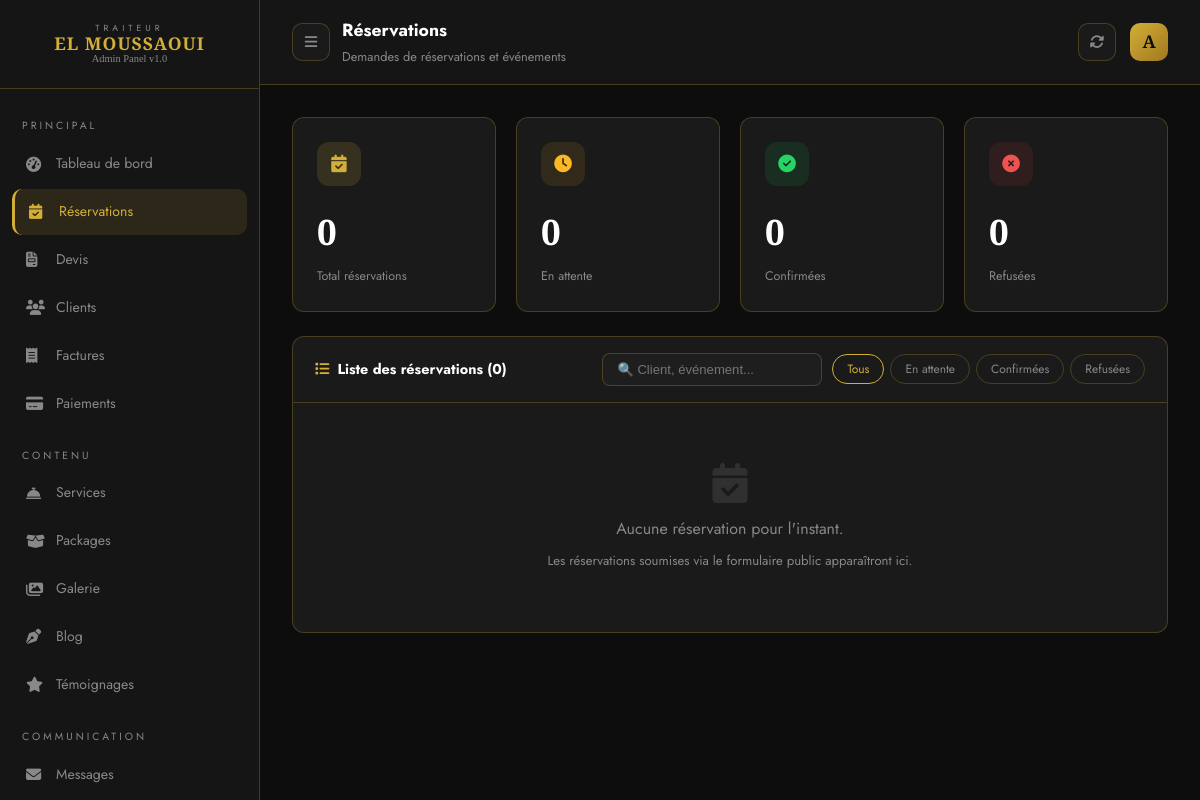
/admin/reservations.php (signed in), run on an earlier commit of the app's database.
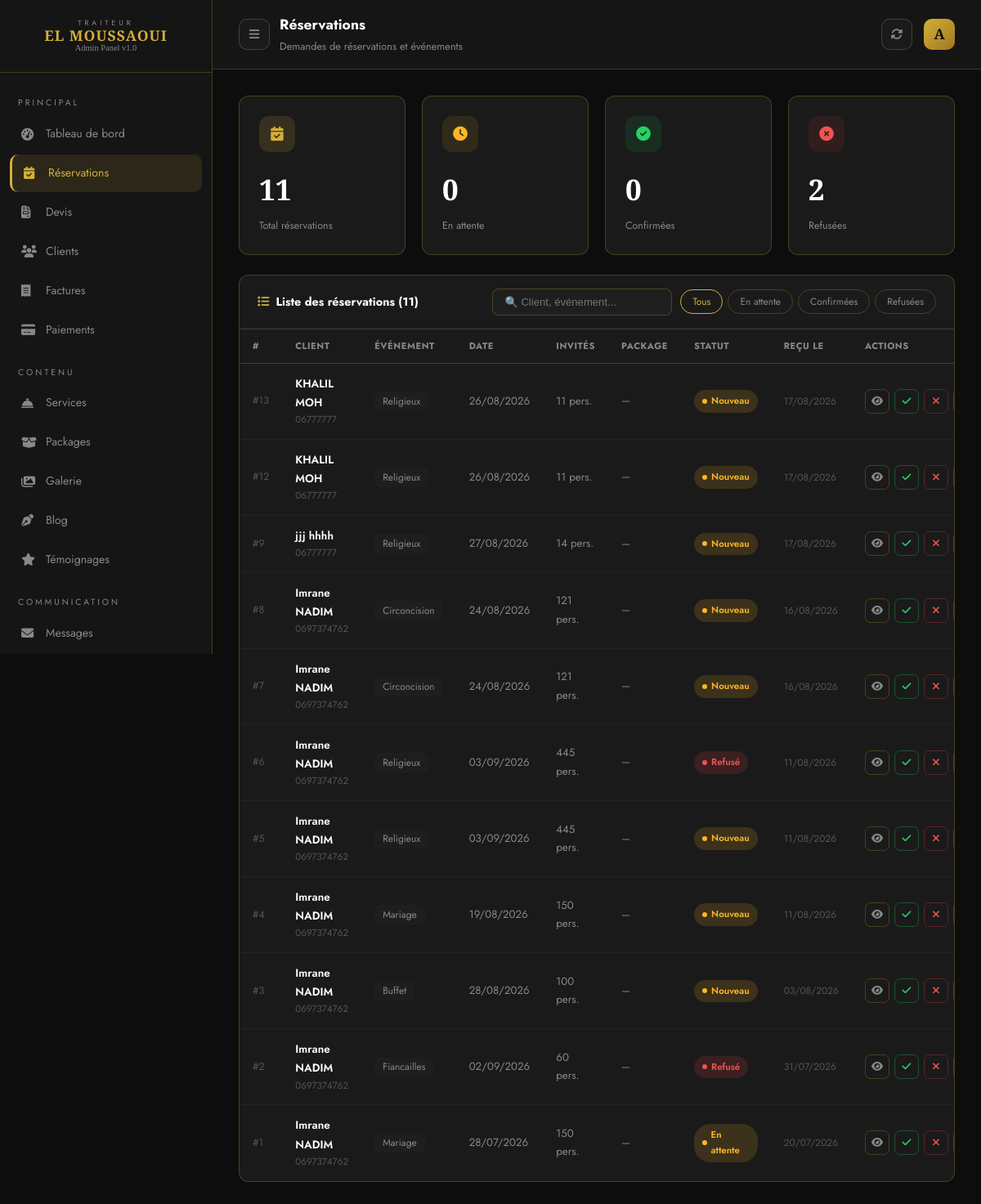
And on a later commit of the database.
### tables this page shows
CREATE TABLE `devis_generes` (
  `id` int(10) UNSIGNED NOT NULL,
  `numero` varchar(30) NOT NULL,
  `nom_client` varchar(200) NOT NULL,
  `prenom` varchar(100) DEFAULT NULL,
  `nom` varchar(100) DEFAULT NULL,
  `telephone` varchar(20) DEFAULT NULL,
  `email` varchar(191) DEFAULT NULL,
  `type_evenement` varchar(100) DEFAULT NULL,
  `date_evenement` date DEFAULT NULL,
  `ville` varchar(100) DEFAULT NULL,
  `nb_personnes` int(11) DEFAULT NULL,
  `services_json` text DEFAULT NULL COMMENT 'JSON: [{id, nom, prix}]',
  `montant_total` decimal(10,2) NOT NULL DEFAULT 0.00,
  `notes` text DEFAULT NULL,
  `statut` enum('nouveau','en_cours','accepte','refuse') DEFAULT 'nouveau',
  `pdf_path` varchar(255) DEFAULT NULL,
  `created_at` timestamp NOT NULL DEFAULT current_timestamp(),
  `updated_at` timestamp NULL DEFAULT NULL ON UPDATE current_timestamp()
);

### admin/reservations.php (the view, shortened to what the changed rows need)
<?php
require_once __DIR__ . '/../includes/config.php';
try {
    $reservations = $pdo->query("
        SELECT
            d.id,
            d.numero AS reference,
            d.nom_client,
            SUBSTRING_INDEX(d.nom_client,' ',1)  AS prenom,
            SUBSTRING_INDEX(d.nom_client,' ',-1) AS nom,
            d.telephone,
            d.email,
            d.type_evenement,
            d.date_evenement,
            d.ville,
            d.nb_personnes,
            d.montant_total,
            d.services_json,
            d.notes    AS message,
            d.statut,
            d.created_at,
            NULL       AS package_nom
        FROM devis_generes d
        ORDER BY d.created_at DESC
    ")->fetchAll();
} catch(Exception $e) {
    $reservations = [];
}
$total      = count($reservations);
$refuses    = count(array_filter($reservations, fn($r) => ($r['statut'] ?? '') === 'refuse'));
$statutConfig = [
    'en_attente' => ['label'=>'En attente', 'color'=>'#FBB724','bg'=>'rgba(251,183,36,.15)'],
    'confirme'   => ['label'=>'Confirmé',   'color'=>'#25D366','bg'=>'rgba(37,211,102,.15)'],
    'refuse'     => ['label'=>'Refusé',     'color'=>'#EF5350','bg'=>'rgba(239,68,68,.15)'],
    'en_cours'   => ['label'=>'En cours',   'color'=>'#60A5FA','bg'=>'rgba(59,130,246,.15)'],
    'termine'    => ['label'=>'Terminé',    'color'=>'#888',   'bg'=>'rgba(136,136,136,.1)'],
    ''           => ['label'=>'Nouveau',    'color'=>'#FBB724','bg'=>'rgba(251,183,36,.15)'],
];
?>
<!DOCTYPE html>
<html lang="fr">
<head>
  <link rel="stylesheet" href="https://cdnjs.cloudflare.com/ajax/libs/font-awesome/6.5.0/css/all.min.css">
  <link rel="stylesheet" href="../css/style.css">
</head>
<body>
<div class="admin-layout">
  <main class="admin-main">
    <div class="admin-topbar">
      <div style="display:flex;align-items:center;gap:12px">
        <div class="topbar-title"><h2>Réservations</h2><p>Demandes de réservations et événements</p></div>
      </div>
    </div>
    <div class="admin-content">
      <div class="stats-grid" style="margin-bottom:24px">
        <div class="stat-card">
          <div class="stat-card-header"><div class="stat-card-icon gold"><i class="fas fa-calendar-check"></i></div></div>
          <div class="stat-card-value"><?= $total ?></div>
          <div class="stat-card-label">Total réservations</div>
        </div>
        <div class="stat-card">
          <div class="stat-card-header"><div class="stat-card-icon" style="background:rgba(239,68,68,.1);color:#EF5350"><i class="fas fa-times-circle"></i></div></div>
          <div class="stat-card-value"><?= $refuses ?></div>
          <div class="stat-card-label">Refusées</div>
        </div>
      </div>
      <div class="table-wrap">
        <div class="table-topbar">
          <h3 style="color:var(--white);font-size:.9rem"><i class="fas fa-list" style="color:var(--gold);margin-right:8px"></i>Liste des réservations (<?= $total ?>)</h3>
          <div style="display:flex;gap:10px;flex-wrap:wrap;align-items:center">
            <input type="text" class="search-input" id="searchResa" placeholder="🔍 Client, événement..." oninput="filterResa()">
            <div style="display:flex;gap:6px">
            </div>
          </div>
        </div>
        <?php if (empty($reservations)): ?>
        <div class="empty-state">
          <i class="fas fa-calendar-check"></i>
          <p>Aucune réservation pour l'instant.</p>
          <p style="font-size:.82rem;margin-top:8px">Les réservations soumises via le formulaire public apparaîtront ici.</p>
        </div>
        <?php else: ?>
        <div style="overflow-x:auto">
        <table id="resaTable">
          <thead>
            <tr>
              <th>#</th>
              <th>Client</th>
              <th>Événement</th>
              <th>Date</th>
              <th>Invités</th>
              <th>Package</th>
              <th>Statut</th>
              <th>Reçu le</th>
              <th>Actions</th>
            </tr>
          </thead>
          <tbody>
            <?php foreach ($reservations as $r):
              $statut = $r['statut'] ?? 'en_attente';
              $sc     = $statutConfig[$statut] ?? $statutConfig['en_attente'];
              $nom    = htmlspecialchars($r['nom_client'] ?? trim(($r['prenom'] ?? '') . ' ' . ($r['nom'] ?? ''))) ?: 'Client #' . $r['id'];
              $date   = !empty($r['date_evenement']) ? date('d/m/Y', strtotime($r['date_evenement'])) : '—';
              $recu   = date('d/m/Y', strtotime($r['created_at']));
              $type   = ucfirst(str_replace('_', ' ', $r['type_evenement'] ?? '—'));
            ?>
            <tr data-statut="<?= $statut ?>"
                data-search="<?= strtolower($nom . ' ' . $type . ' ' . ($r['email'] ?? '') . ' ' . ($r['telephone'] ?? '')) ?>">
              <td style="color:#555;font-size:.78rem">#<?= $r['id'] ?></td>
              <td>
                <div style="color:var(--white);font-weight:600;font-size:.85rem"><?= $nom ?></div>
                <div style="font-size:.73rem;color:#555"><?= htmlspecialchars($r['telephone'] ?? '') ?></div>
              </td>
              <td><span class="event-tag"><?= $type ?></span></td>
              <td><?= $date ?></td>
              <td><?= $r['nb_personnes'] ? $r['nb_personnes'] . ' pers.' : '—' ?></td>
              <td style="font-size:.78rem"><?= htmlspecialchars($r['package_nom'] ?? '—') ?></td>
              <td>
                <span class="statut-badge" style="background:<?= $sc['bg'] ?>;color:<?= $sc['color'] ?>">
                  <span style="width:6px;height:6px;border-radius:50%;background:currentColor;display:inline-block"></span>
                  <?= $sc['label'] ?>
                </span>
              </td>
              <td style="font-size:.75rem;color:#555"><?= $recu ?></td>
              <td>
                <div class="td-actions">
                  <button class="act-btn" onclick='openDetail(<?= json_encode($r) ?>)' title="Voir le détail">
                    <i class="fas fa-eye"></i>
                  </button>
                  <form method="POST" style="display:inline">
                    <button type="submit" class="act-btn confirm" title="Confirmer">
                      <i class="fas fa-check"></i>
                    </button>
                  </form>
                  <form method="POST" style="display:inline">
                    <button type="submit" class="act-btn refuse" title="Refuser">
                      <i class="fas fa-times"></i>
                    </button>
                  </form>
                </div>
              </td>
            </tr>
            <?php endforeach; ?>
          </tbody>
        </table>
        </div>
        <?php endif; ?>
      </div>
    </div>
  </main>
</div>
</body>
</html>

What changed in the data, as far as the page shows it:
added devis_generes: id "13", nom_client "KHALIL MOH", telephone "06777777", type_evenement "Religieux", date_evenement "26/08/2026", nb_personnes "11", package_nom "—", statut "Nouveau", created_at "17/08/2026"
added devis_generes: id "12", nom_client "KHALIL MOH", telephone "06777777", type_evenement "Religieux", date_evenement "26/08/2026", nb_personnes "11", package_nom "—", statut "Nouveau", created_at "17/08/2026"
added devis_generes: id "9", nom_client "jjj hhhh", telephone "06777777", type_evenement "Religieux", date_evenement "27/08/2026", nb_personnes "14", package_nom "—", statut "Nouveau", created_at "17/08/2026"
added devis_generes: id "8", nom_client "Imrane NADIM", telephone "0697374762", type_evenement "Circoncision", date_evenement "24/08/2026", nb_personnes "121", package_nom "—", statut "Nouveau", created_at "16/08/2026"
added devis_generes: id "7", nom_client "Imrane NADIM", telephone "0697374762", type_evenement "Circoncision", date_evenement "24/08/2026", nb_personnes "121", package_nom "—", statut "Nouveau", created_at "16/08/2026"
added devis_generes: id "6", nom_client "Imrane NADIM", telephone "0697374762", type_evenement "Religieux", date_evenement "03/09/2026", nb_personnes "445", package_nom "—", statut "Refusé", created_at "11/08/2026"
added devis_generes: id "5", nom_client "Imrane NADIM", telephone "0697374762", type_evenement "Religieux", date_evenement "03/09/2026", nb_personnes "445", package_nom "—", statut "Nouveau", created_at "11/08/2026"
added devis_generes: id "4", nom_client "Imrane NADIM", telephone "0697374762", type_evenement "Mariage", date_evenement "19/08/2026", nb_personnes "150", package_nom "—", statut "Nouveau", created_at "11/08/2026"
added devis_generes: id "3", nom_client "Imrane NADIM", telephone "0697374762", type_evenement "Buffet", date_evenement "28/08/2026", nb_personnes "100", package_nom "—", statut "Nouveau", created_at "03/08/2026"
added devis_generes: id "2", nom_client "Imrane NADIM", telephone "0697374762", type_evenement "Fiancailles", date_evenement "02/09/2026", nb_personnes "60", package_nom "—", statut "Refusé", created_at "31/07/2026"
added devis_generes: id "1", nom_client "Imrane NADIM", telephone "0697374762", type_evenement "Mariage", date_evenement "28/07/2026", nb_personnes "150", package_nom "—", statut "En attente", created_at "20/07/2026"
Also different on the page:
$total: "0" → "11"
$refuses: "0" → "2"
text no longer shown: "Aucune réservation pour l'instant. Les réservations soumises via le formulaire public apparaîtront ici."
text now shown: "# CLIENT ÉVÉNEMENT DATE INVITÉS PACKAGE STATUT REÇU LE ACTIONS"
